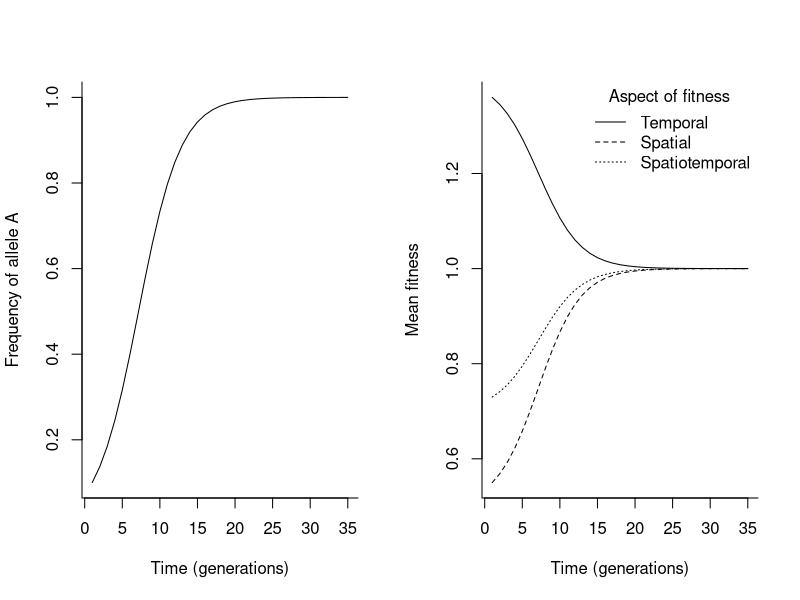

Reproduce this figure in R.
##  To plot the basic haploid model under a set of parameters causing fitness to decrease on the invasion front.

# the recursion equation tracking frequency of A over time
#   Wvec and Vvec are length=2 vectors containing fitness values of A and a haplotypes respectively
recHap<-function(p.init, Wvec, Vvec, time=30){
  p<-vector(mode = "numeric", length = time)
  p[1]<-p.init
  for (ii in 2:time){
    p[ii]<-Vvec[1]*Wvec[1]*p[ii-1]/(Vvec[1]*Wvec[1]*p[ii-1]+Vvec[2]*Wvec[2]*(1-p[ii-1]))
  }
  p
}

# generates mean temporal, spatial, and spatiotemporal fitness
meanFitness<-function(pVec, Wvec, Vvec){
  temporal<-pVec*Wvec[1]+(1-pVec)*Wvec[2]
  spatial<-pVec*Vvec[1]+(1-pVec)*Vvec[2]
  spatTemp<-pVec*Wvec[1]*Vvec[1]+(1-pVec)*Wvec[2]*Vvec[2]
  list(t=temporal, s=spatial, st=spatTemp)
}


pA0<-0.1 # initial frequency of A

W<-c(1, 1.4) #Temporal fitness, A, a
V<-c(1, 0.5)  #Spatial fitness, A, a
gens<-35

pFig<-recHap(pA0, W, V, time=gens)
fitFig<-meanFitness(pFig, W, V)
tFig<-1:gens


par(mfrow=c(1, 2))
plot(pFig~tFig, type = "l", xlab="Time (generations)", ylab="Frequency of allele A", bty="l")
plot(fitFig$t~tFig, type = "l", xlab="Time (generations)", ylab="Mean fitness", ylim=range(unlist(fitFig)), bty="l")
lines(fitFig$s~tFig, lty=2)
lines(fitFig$st~tFig, lty=3)
legend('topright', legend = c("Temporal", "Spatial", "Spatiotemporal"), lty = 1:3, bty = "n", title = "Aspect of fitness")
